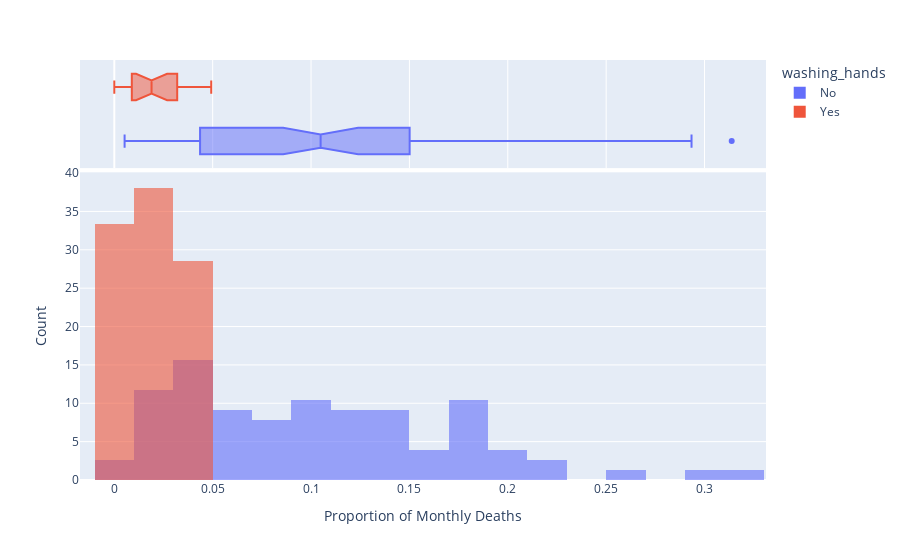

The cell this chart's notebook holds for it:
### Markdown cell above
### Use Histograms to Visualise the Monthly Distribution of Outcomes

**Challenge**: Create a [plotly histogram](https://plotly.com/python/histograms/) to show the monthly percentage of deaths. 

* Use docs to check out the available parameters. Use the [`color` parameter](https://plotly.github.io/plotly.py-docs/generated/plotly.express.histogram.html) to display two overlapping histograms.
* The time period of handwashing is shorter than not handwashing. Change `histnorm` to `percent` to make the time periods comparable. 
* Make the histograms slighlty transparent
* Experiment with the number of bins on the histogram. Which number work well in communicating the range of outcomes?
* Just for fun, display your box plot on the top of the histogram using the `marginal` parameter.

### Code cell
hist = px.histogram(
    df_monthly, 
    x = "pct_deaths",
    nbins = 30,
    color='washing_hands',
    opacity=0.6,
    barmode='overlay',
    histnorm='percent',
    marginal='box',
)
hist.update_layout(xaxis_title='Proportion of Monthly Deaths',
                   yaxis_title='Count',)
hist.show()

### Figure 1 — Plotly figure (JSON) as saved in the notebook; plotly's stock layout.template omitted (floating-point values rounded to 4 significant figures)
{"data": [{"alignmentgroup": "True", "bingroup": "x", "histnorm": "percent", "hovertemplate": "washing_hands=No<br>pct_deaths=%{x}<br>percent=%{y}<extra></extra>", "legendgroup": "No", "marker": {"color": "#636efa", "opacity": 0.6, "pattern": {"shape": ""}}, "name": "No", "nbinsx": 30, "offsetgroup": "No", "orientation": "v", "showlegend": true, "type": "histogram", "x": [0.1457, 0.07531, 0.04332, 0.01569, 0.007843, 0.05, 0.08421, 0.01351, 0.01878, 0.1102, 0.2255, 0.2085, 0.1222, 0.1023, 0.1074, 0.03226, 0.06593, 0.2078, 0.2546, 0.1839, 0.2934, 0.2297, 0.3138, 0.1912, 0.1597, 0.1241, 0.1193, 0.06098, 0.04082, 0.005236, 0.01554, 0.02262, 0.176, 0.07143, 0.08051, 0.1516, 0.1128, 0.1703, 0.1731, 0.05833, 0.02679, 0.04369, 0.0632, 0.01224, 0.03226, 0.1102, 0.1055, 0.07591, 0.04745, 0.04452, 0.04231, 0.04392, 0.07143, 0.06122, 0.03586, 0.1055, 0.1484, 0.1094, 0.1049, 0.1339, 0.1809, 0.1543, 0.1897, 0.1344, 0.1015, 0.131, 0.1806, 0.1439, 0.1496, 0.1077, 0.05369, 0.03215, 0.01923, 0.03607, 0.1827, 0.1224, 0.02239], "xaxis": "x", "yaxis": "y"}, {"alignmentgroup": "True", "hovertemplate": "washing_hands=No<br>pct_deaths=%{x}<extra></extra>", "legendgroup": "No", "marker": {"color": "#636efa"}, "name": "No", "notched": true, "offsetgroup": "No", "showlegend": false, "type": "box", "x": [0.1457, 0.07531, 0.04332, 0.01569, 0.007843, 0.05, 0.08421, 0.01351, 0.01878, 0.1102, 0.2255, 0.2085, 0.1222, 0.1023, 0.1074, 0.03226, 0.06593, 0.2078, 0.2546, 0.1839, 0.2934, 0.2297, 0.3138, 0.1912, 0.1597, 0.1241, 0.1193, 0.06098, 0.04082, 0.005236, 0.01554, 0.02262, 0.176, 0.07143, 0.08051, 0.1516, 0.1128, 0.1703, 0.1731, 0.05833, 0.02679, 0.04369, 0.0632, 0.01224, 0.03226, 0.1102, 0.1055, 0.07591, 0.04745, 0.04452, 0.04231, 0.04392, 0.07143, 0.06122, 0.03586, 0.1055, 0.1484, 0.1094, 0.1049, 0.1339, 0.1809, 0.1543, 0.1897, 0.1344, 0.1015, 0.131, 0.1806, 0.1439, 0.1496, 0.1077, 0.05369, 0.03215, 0.01923, 0.03607, 0.1827, 0.1224, 0.02239], "xaxis": "x2", "yaxis": "y2"}, {"alignmentgroup": "True", "bingroup": "x", "histnorm": "percent", "hovertemplate": "washing_hands=Yes<br>pct_deaths=%{x}<br>percent=%{y}<extra></extra>", "legendgroup": "Yes", "marker": {"color": "#EF553B", "opacity": 0.6, "pattern": {"shape": ""}}, "name": "Yes", "nbinsx": 30, "offsetgroup": "Yes", "orientation": "v", "showlegend": true, "type": "histogram", "x": [0.012, 0.01894, 0.0458, 0.03957, 0.04472, 0.0293, 0.03534, 0.006873, 0, 0.006557, 0.009585, 0.01136, 0.003717, 0, 0.009615, 0.02341, 0.02903, 0.0134, 0.02233, 0.03085, 0.04926], "xaxis": "x", "yaxis": "y"}, {"alignmentgroup": "True", "hovertemplate": "washing_hands=Yes<br>pct_deaths=%{x}<extra></extra>", "legendgroup": "Yes", "marker": {"color": "#EF553B"}, "name": "Yes", "notched": true, "offsetgroup": "Yes", "showlegend": false, "type": "box", "x": [0.012, 0.01894, 0.0458, 0.03957, 0.04472, 0.0293, 0.03534, 0.006873, 0, 0.006557, 0.009585, 0.01136, 0.003717, 0, 0.009615, 0.02341, 0.02903, 0.0134, 0.02233, 0.03085, 0.04926], "xaxis": "x2", "yaxis": "y2"}], "layout": {"autosize": true, "barmode": "overlay", "legend": {"title": {"text": "washing_hands"}, "tracegroupgap": 0}, "margin": {"t": 60}, "xaxis": {"anchor": "y", "autorange": true, "domain": [0, 1], "range": [-0.01743, 0.3312], "title": {"text": "Proportion of Monthly Deaths"}, "type": "linear"}, "xaxis2": {"anchor": "y2", "autorange": true, "domain": [0, 1], "matches": "x", "range": [-0.01743, 0.3312], "showgrid": true, "showticklabels": false, "type": "linear"}, "yaxis": {"anchor": "x", "autorange": true, "domain": [0, 0.7326], "range": [0, 40.1], "title": {"text": "Count"}}, "yaxis2": {"anchor": "x2", "autorange": true, "domain": [0.7426, 1], "matches": "y2", "range": [-0.5, 1.5], "showgrid": false, "showline": false, "showticklabels": false, "ticks": "", "type": "category"}}}
